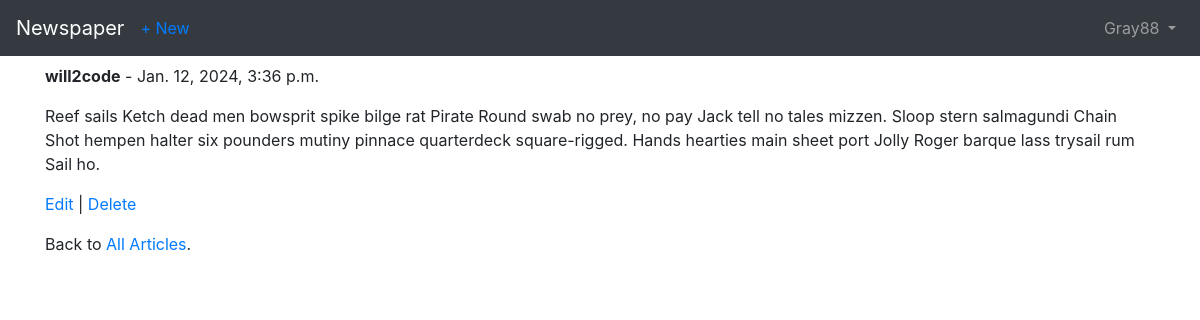
Screenshot of /articles/1/ (signed in) with the database file from the repository.
### accounts/models.py (models this page shows)
class CustomUser(AbstractUser):
    age = models.PositiveIntegerField(null=True, blank=True)

### articles/models.py (models this page shows, shortened)
class Article(models.Model):
    title = models.CharField(max_length=255)
    body = models.TextField()
    date = models.DateTimeField(auto_now_add=True)
    author = models.ForeignKey(
        get_user_model(),
        on_delete=models.CASCADE,
    )

### articles/views.py (the view)
# urls.py: path('<int:pk>/', ArticleDetailView.as_view(), name='article_detail'),
class ArticleDetailView(DetailView):
    model = Article
    template_name = 'article_detail.html'

### templates/article_detail.html (shortened to what this page needs)
{% extends 'base.html' %}
{% block content %}
<div class="article-entry">
	<p> <strong>{{ object.author }}</strong> - {{ object.date }}</p>
	<p>{{ object.body }}</p>
</div>
<p>
	<a href="{% url 'article_edit' article.pk %}">Edit</a> |
	<a href="{% url 'article_delete' article.pk %}">Delete</a>
</p>
<p> Back to <a href="{% url 'article_list' %}">All Articles</a>. </p>
{% endblock content %}

### templates/base.html (shortened to what this page needs)
<html>
  <head>
    <link rel="stylesheet" href="https://cdn.jsdelivr.net/npm/bootstrap@4.5.3/dist/css/bootstrap.min.css" />
  </head>
  <body>
    <nav class="navbar navbar-expand-lg navbar-dark bg-dark">
      <a class="navbar-brand" href="{% url 'home' %}">Newspaper</a>
      <a class="nav-item" href="{% url 'article_create' %}">+ New</a>
      <div class="collapse navbar-collapse" id="navbarSupportedContent">
        {% if user.is_authenticated %}
        <ul class="navbar-nav ml-auto">
          <li class="nav-item">
            <a class="nav-link dropdown-toggle" href="#" id="navbarDropdown" role="button" data-toggle="dropdown" aria-haspopup="true" aria-expanded="false"> {{ user.username }} </a>
        </ul>
        {% else %}
        <form class="form-inline ml-auto">
          <a href="{% url 'login' %}" class="btn btn-outline-secondary"> Log In</a>
          <a href="{% url 'signup' %}" class="btn btn-primary ml-2"> Sign up</a>
        </form>
        {% endif %}
      </div>
    </nav>
    <main>
      <div class="container">
        {% block content %}
				{% endblock content %}
      </div>
    </main>
  </body>
</html>

### rows the page displays
CustomUser: username "Gray88"
Article: author "will2code", date "Jan. 12, 2024, 3:36 p.m.", body "Reef sails Ketch dead men bowsprit spike bilge rat Pirate Round swab no prey, no pay Jack tell no tales mizzen. Sloop stern salmagundi Chain Shot hempen halter six pounders mutiny pinnace quarterdeck square-rigged. Hands hearties main sheet port Jolly Roger barque lass trysail rum Sail ho."
